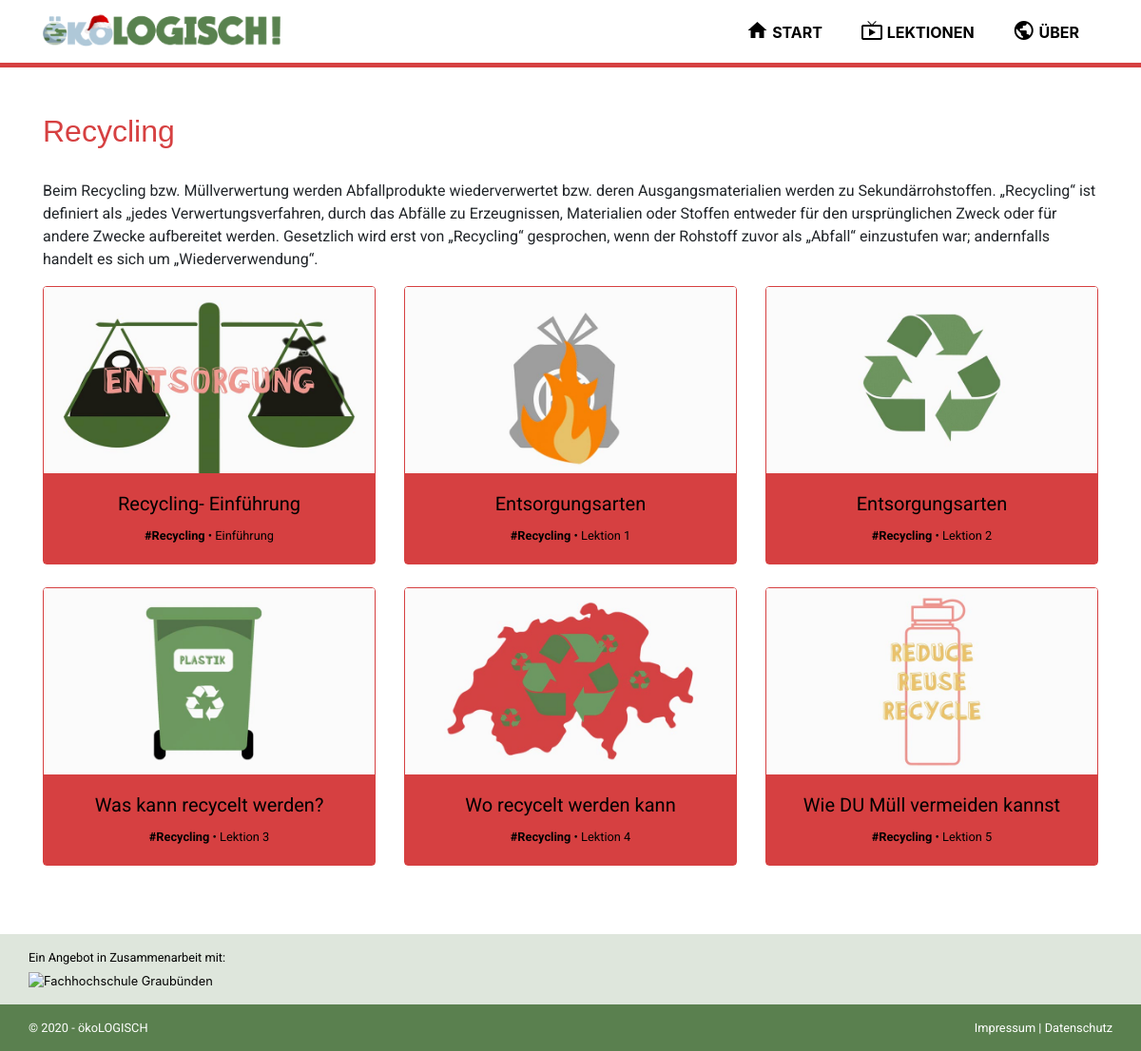
Before: /category.php?id=5 with the older database file.
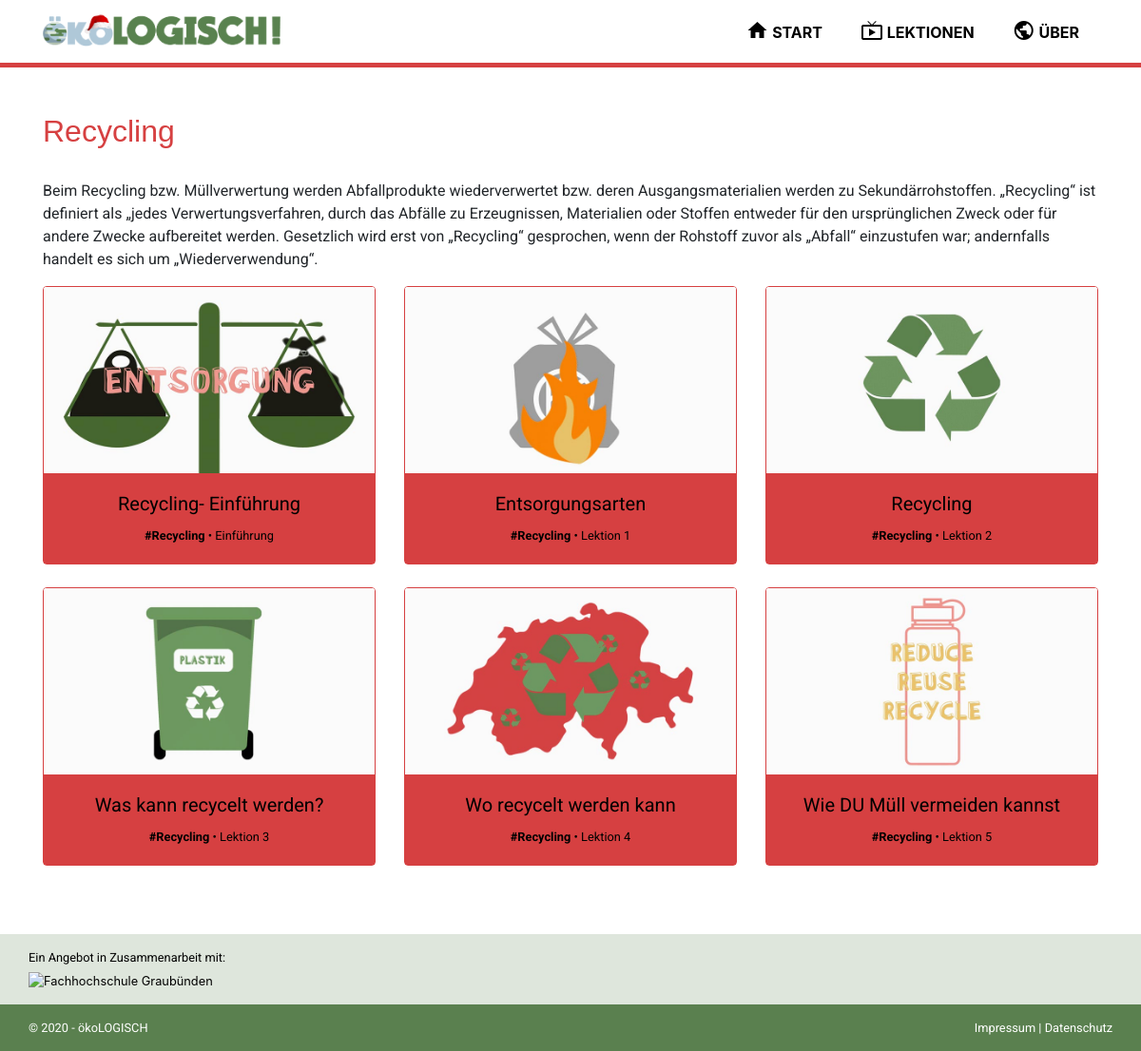
After: the same page with the newer database file.
### tables this page shows
CREATE TABLE `tbl_category` (
  `id` int(11) NOT NULL,
  `title` varchar(255) NOT NULL,
  `text` text NOT NULL,
  `img_url` varchar(255) NOT NULL
);

CREATE TABLE `tbl_lesson` (
  `id` int(11) NOT NULL,
  `category_id` int(11) NOT NULL,
  `title` varchar(255) NOT NULL,
  `text` text NOT NULL,
  `img_url` text NOT NULL,
  `gif_url` varchar(255) NOT NULL,
  `gif_url_static` varchar(255) NOT NULL,
  `video_url` varchar(255) NOT NULL,
  `top_lesson` tinyint(1) NOT NULL,
  `lesson_nr` int(3) NOT NULL,
  `important` text NOT NULL,
  `einfuerung` tinyint(1) NOT NULL,
  `lernziele` text NOT NULL,
  `groeste_probleme` text NOT NULL
);

### data/data.php (called while the page is built, shortened)
<?php
function get_db_connection()
{
	global $db_host, $db_name, $db_user, $db_pass, $db_charset;
	$dsn = "mysql:host=$db_host;dbname=$db_name;charset=$db_charset";
	$options = [
		PDO::ATTR_ERRMODE            => PDO::ERRMODE_EXCEPTION,
		PDO::ATTR_DEFAULT_FETCH_MODE => PDO::FETCH_ASSOC,
		PDO::ATTR_EMULATE_PREPARES   => false
	];
	try {
		$db = new PDO($dsn, $db_user, $db_pass, $options);
	} catch (\PDOException $e) {
		throw new \PDOException($e->getMessage(), (int)$e->getCode());
	}
	return $db;
}
function get_category_by_id($id)
{
	$db = get_db_connection();
	$sql = "SELECT * FROM tbl_category WHERE id = $id;";
	$result = $db->query($sql);
	$row = $result->fetch();
	return $row;
}
function get_lessons_by_category_id($id)
{
	$db = get_db_connection();
	$sql = "SELECT * FROM tbl_lesson WHERE category_id = $id;";
	$result = $db->query($sql);
	return $result->fetchAll();
}

### category.php (the view, shortened to what this page needs)
<?php
require_once('data/data.php');
$category = get_category_by_id($_GET['id']);
$lessons = get_lessons_by_category_id($_GET['id']);
?>
<?php require_once('templates/head.php'); ?>
<?php require_once('templates/navbar.php'); ?>
<section class="container category my-5">
    <article class="<?php echo strtolower($category['title']); ?>">
        <h2 class="pb-4"><?php echo $category['title']; ?></h2>
        <p><?php echo $category['text']; ?></p>
    </article>
    <article>
        <div class="row">
            <?php foreach ($lessons as $lesson) { ?>
                <div class="col-lg-4 col-md-6 col-sm-12 mb-4">
                    <?php
                    if ($lesson['einfuerung'] == 1) {
                        echo '<a class="link-title" href="intro?id=' . $lesson["id"] . '">';
                    } else {
                        echo '<a class="link-title" href="lesson?id=' . $lesson["id"] . '">';
                    }
                    ?>
                    <div class="card <?php echo strtolower($category['title']); ?>">
                        <img src="<?php echo $lesson['gif_url_static'] ?>" class="card-img-top gif_static">
                        <div class="card-body">
                            <h5 class="card-title text-center"><?php echo $lesson['title'] ?></h5>
                            <p class="card-text small text-center">
                                <b><a href="category?id=<?php echo $lesson['category_id']; ?>">
                                        <?php
                                        $category =  get_category_by_id($lesson['category_id']);
                                        echo "#" . $category['title'];
                                        ?></b>
                                </a>
                                •
                                <?php
                                if ($lesson['einfuerung'] == 1) {
                                    echo "Einführung ";
                                } else {
                                    echo "Lektion ";
                                    echo $lesson['lesson_nr'];
                                }
                                ?></p>
                        </div>
                    </div>
            <?php } ?>
    </article>
</section>
<?php require_once('templates/footer.php'); ?>

### templates/head.php (shortened to what this page needs)
<!doctype html>
<html lang="de">
<head>
  <link rel="stylesheet" href="assets/css/main.css">
</head>
<body class="d-flex flex-column min-vh-100">

### templates/navbar.php (shortened to what this page needs)
<div class="navbar-area <?php echo isset($category['title']) ? strtolower($category['title']) : ''; ?>">
    <div class="container">
        <nav class="site-navbar">
            <a href="index" class="site-logo"><img src="assets/logo/logo_christmas.png" alt="ökoLOGISCH" loading="lazy"></a>
            <ul>
                <li id="nav-home">
                    <a href="." >
                        <span class="material-icons">
                        </span>
                        <span>
                            Start
                        </span>
                    </a>
                </li>
                <li id="nav-lessons">
                    <a href="./lessons">
                        <span class="material-icons">
                        </span>
                        <span>
                            Lektionen
                        </span>
                    </a>
                </li>
                <li id="nav-abobut">
                    <a href="./about">
                        <span class="material-icons">
                        </span>
                        <span>
                            Über
                        </span>
                    </a>
                </li>
            </ul>
        </nav>
    </div>
</div>

### templates/footer.php (shortened to what this page needs)
<footer class="page-footer small mt-auto">
  <div class="container-fluid footer-top">
    <div class="container">
      <p>Ein Angebot in Zusammenarbeit mit:</p>
      <a target="_blank" href="https://www.fhgr.ch/"><img src="https://www.fhgr.ch/typo3conf/ext/sfptemplate/RootPage/Default/Resources/Public/Partials/Logo/Images/Logo.svg" alt="Fachhochschule Graubünden" ></a>
    </div>
  </div>
  <div class="container-fluid footer-copyright">
    <div class="container">
      <div class="row">
        <div class="col">
          <p class="text-left">© <?php echo date("Y"); ?> - <a href="./">ökoLOGISCH</a></p>
        </div>
        <div class="col">
          <p class="text-right"><a href="./imprint.php">Impressum</a> | <a href="./data-protection.php">Datenschutz</a></p>
        </div>
      </div>
    </div>
  </div>
</footer>
</body>
</html>

Changed rows visible on the page:
changed tbl_lesson (number 3 of 6 on the later page): title "Entsorgungsarten" → "Recycling"
